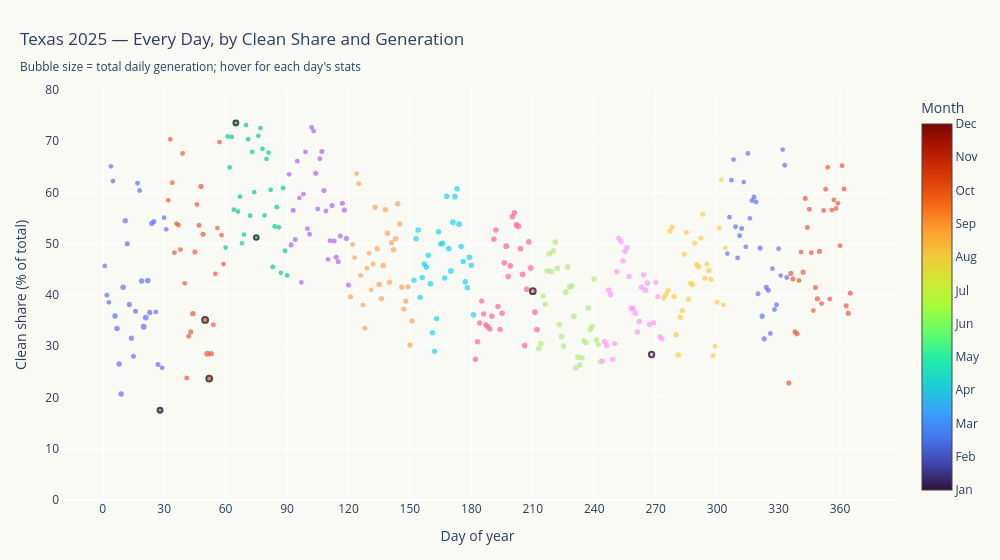

Notebook code for this chart:
### Markdown cell above
## 5. Interactive event browser — every day of 2025 as a point

Each day plotted by clean-share (y) vs day-of-year (x), sized by total generation, colored by month, hover to read the intensity.

### Code cell
daily_plot = daily.copy()
daily_plot['clean_share'] = (daily_plot[['nuclear','hydro','wind','solar']].sum(axis=1)
                             / daily_plot['total_gen']) * 100
daily_plot['doy'] = daily_plot.index.dayofyear
daily_plot['month'] = daily_plot.index.month
daily_plot['month_name'] = daily_plot.index.strftime('%b')

# Mark event days
event_dates = {pd.Timestamp(e['date']) for e in events if pd.Timestamp(e['date']).year == 2025}
daily_plot['is_event'] = daily_plot.index.isin(event_dates)

fig = go.Figure()

for month in range(1, 13):
    sub = daily_plot[daily_plot['month'] == month]
    fig.add_trace(go.Scatter(
        x=sub['doy'], y=sub['clean_share'],
        mode='markers',
        marker=dict(
            size=sub['total_gen'] / 1e5,
            sizemode='area',
            color=month, cmin=1, cmax=12, colorscale='Turbo',
            line=dict(width=sub['is_event'].map({True: 2, False: 0}),
                      color='#000'),
            showscale=(month == 1),
            colorbar=dict(title='Month', tickvals=list(range(1, 13)),
                          ticktext=['Jan','Feb','Mar','Apr','May','Jun',
                                    'Jul','Aug','Sep','Oct','Nov','Dec']) if month == 1 else None,
        ),
        name=['Jan','Feb','Mar','Apr','May','Jun','Jul','Aug','Sep','Oct','Nov','Dec'][month-1],
        text=[idx.strftime('%b %d, %a') for idx in sub.index],
        customdata=np.stack([
            sub['total_gen'].values / 1e3,
            sub['intensity'].values,
            sub['clean_share'].values,
        ], axis=-1),
        hovertemplate=(
            '<b>%{text}</b><br>' +
            'Clean share: %{customdata[2]:.1f}%<br>' +
            'Total gen:   %{customdata[0]:,.0f} GWh<br>' +
            'Intensity:   %{customdata[1]:.3f} tCO2/MWh<extra></extra>'
        ),
        showlegend=False,
    ))

fig.update_layout(
    title={
        'text': 'Texas 2025 — Every Day, by Clean Share and Generation<br>' +
                '<sub>Bubble size = total daily generation; hover for each day\'s stats</sub>',
        'x': 0.02, 'xanchor': 'left',
    },
    xaxis=dict(title='Day of year', dtick=30),
    yaxis=dict(title='Clean share (% of total)', range=[0, max(80, daily_plot['clean_share'].max()+5)]),
    plot_bgcolor='#FAFAF5', paper_bgcolor='#FAFAF5',
    height=560, width=1000,
    margin=dict(l=60, r=30, t=90, b=60),
)

fig.write_html(WEB / 'events.html', include_plotlyjs='cdn', full_html=True)
print(f'Saved {WEB / "events.html"}')
fig.show()

### Figure 1 — Plotly figure (JSON) as saved in the notebook; plotly's stock layout.template omitted (floating-point values rounded to 4 significant figures)
{"data": [{"customdata": [[1103.0, 0.294, 45.67], [1163.0, 0.3358, 39.97], [1122.0, 0.3479, 38.58], [1078.0, 0.202, 65.11], [1144.0, 0.2108, 62.24], [1467.0, 0.3447, 35.91], [1479.0, 0.3597, 33.48], [1500.0, 0.3955, 26.53], [1520.0, 0.4241, 20.68], [1536.0, 0.3205, 41.5], [1404.0, 0.2692, 54.5], [1264.0, 0.3021, 49.99], [1303.0, 0.3517, 38.16], [1336.0, 0.3797, 31.57], [1262.0, 0.395, 28.07], [1248.0, 0.3593, 36.82], [1226.0, 0.2418, 61.81], [1190.0, 0.2269, 60.4], [1498.0, 0.3127, 42.71], [1697.0, 0.36, 33.8], [1673.0, 0.347, 35.59], [1564.0, 0.3004, 42.84], [1421.0, 0.3343, 36.58], [1397.0, 0.2577, 53.96], [1282.0, 0.2676, 54.36], [1175.0, 0.3427, 36.7], [1270.0, 0.386, 26.45], [1212.0, 0.4333, 17.5], [1156.0, 0.3964, 25.8], [1124.0, 0.2524, 55.08], [1132.0, 0.2626, 52.81]], "hovertemplate": "<b>%{text}</b><br>Clean share: %{customdata[2]:.1f}%<br>Total gen:   %{customdata[0]:,.0f} GWh<br>Intensity:   %{customdata[1]:.3f} tCO2/MWh<extra></extra>", "marker": {"cmax": 12, "cmin": 1, "color": 1, "colorbar": {"ticktext": ["Jan", "Feb", "Mar", "Apr", "May", "Jun", "Jul", "Aug", "Sep", "Oct", "Nov", "Dec"], "tickvals": [1, 2, 3, 4, 5, 6, 7, 8, 9, 10, 11, 12], "title": {"text": "Month"}}, "colorscale": [[0.0, "#30123b"], [0.07143, "#4145ab"], [0.1429, "#4675ed"], [0.2143, "#39a2fc"], [0.2857, "#1bcfd4"], [0.3571, "#24eca6"], [0.4286, "#61fc6c"], [0.5, "#a4fc3b"], [0.5714, "#d1e834"], [0.6429, "#f3c63a"], [0.7143, "#fe9b2d"], [0.7857, "#f36315"], [0.8571, "#d93806"], [0.9286, "#b11901"], [1.0, "#7a0402"]], "line": {"color": "#000", "width": [0, 0, 0, 0, 0, 0, 0, 0, 0, 0, 0, 0, 0, 0, 0, 0, 0, 0, 0, 0, 0, 0, 0, 0, 0, 0, 0, 2, 0, 0, 0]}, "showscale": true, "size": [11.03, 11.63, 11.22, 10.78, 11.44, 14.67, 14.79, 15.0, 15.2, 15.36, 14.04, 12.64, 13.03, 13.36, 12.62, 12.48, 12.26, 11.9, 14.98, 16.97, 16.73, 15.64, 14.21, 13.97, 12.82, 11.75, 12.7, 12.12, 11.56, 11.24, 11.32], "sizemode": "area"}, "mode": "markers", "name": "Jan", "showlegend": false, "text": ["Jan 01, Wed", "Jan 02, Thu", "Jan 03, Fri", "Jan 04, Sat", "Jan 05, Sun", "Jan 06, Mon", "Jan 07, Tue", "Jan 08, Wed", "Jan 09, Thu", "Jan 10, Fri", "Jan 11, Sat", "Jan 12, Sun", "Jan 13, Mon", "Jan 14, Tue", "Jan 15, Wed", "Jan 16, Thu", "Jan 17, Fri", "Jan 18, Sat", "Jan 19, Sun", "Jan 20, Mon", "Jan 21, Tue", "Jan 22, Wed", "Jan 23, Thu", "Jan 24, Fri", "Jan 25, Sat", "Jan 26, Sun", "Jan 27, Mon", "Jan 28, Tue", "Jan 29, Wed", "Jan 30, Thu", "Jan 31, Fri"], "type": "scatter", "x": [1, 2, 3, 4, 5, 6, 7, 8, 9, 10, 11, 12, 13, 14, 15, 16, 17, 18, 19, 20, 21, 22, 23, 24, 25, 26, 27, 28, 29, 30, 31], "y": [45.67, 39.97, 38.58, 65.11, 62.24, 35.91, 33.48, 26.53, 20.68, 41.5, 54.5, 49.99, 38.16, 31.57, 28.07, 36.82, 61.81, 60.4, 42.71, 33.8, 35.59, 42.84, 36.58, 53.96, 54.36, 36.7, 26.45, 17.5, 25.8, 55.08, 52.81]}, {"customdata": [[1120.0, 0.2267, 58.47], [1084.0, 0.1754, 70.38], [1129.0, 0.2166, 61.92], [1138.0, 0.2938, 48.29], [1156.0, 0.2644, 53.94], [1158.0, 0.2505, 53.64], [1167.0, 0.2709, 48.85], [1166.0, 0.1834, 67.62], [1135.0, 0.3045, 42.28], [1205.0, 0.4015, 23.8], [1238.0, 0.361, 31.96], [1267.0, 0.3506, 32.83], [1407.0, 0.3317, 36.35], [1319.0, 0.2801, 48.38], [1154.0, 0.2559, 57.66], [1251.0, 0.2617, 53.61], [1301.0, 0.2201, 61.19], [1292.0, 0.2747, 51.87], [1750.0, 0.3524, 35.14], [1725.0, 0.3827, 28.55], [1644.0, 0.4006, 23.69], [1459.0, 0.3715, 28.54], [1231.0, 0.3424, 34.17], [1182.0, 0.2957, 44.13], [1123.0, 0.2496, 53.06], [1119.0, 0.1771, 69.84], [1093.0, 0.2645, 51.67], [1115.0, 0.2954, 46.04]], "hovertemplate": "<b>%{text}</b><br>Clean share: %{customdata[2]:.1f}%<br>Total gen:   %{customdata[0]:,.0f} GWh<br>Intensity:   %{customdata[1]:.3f} tCO2/MWh<extra></extra>", "marker": {"cmax": 12, "cmin": 1, "color": 2, "colorscale": [[0.0, "#30123b"], [0.07143, "#4145ab"], [0.1429, "#4675ed"], [0.2143, "#39a2fc"], [0.2857, "#1bcfd4"], [0.3571, "#24eca6"], [0.4286, "#61fc6c"], [0.5, "#a4fc3b"], [0.5714, "#d1e834"], [0.6429, "#f3c63a"], [0.7143, "#fe9b2d"], [0.7857, "#f36315"], [0.8571, "#d93806"], [0.9286, "#b11901"], [1.0, "#7a0402"]], "line": {"color": "#000", "width": [0, 0, 0, 0, 0, 0, 0, 0, 0, 0, 0, 0, 0, 0, 0, 0, 0, 0, 2, 0, 2, 0, 0, 0, 0, 0, 0, 0]}, "showscale": false, "size": [11.2, 10.84, 11.29, 11.38, 11.56, 11.58, 11.67, 11.66, 11.35, 12.05, 12.38, 12.67, 14.07, 13.19, 11.54, 12.51, 13.01, 12.92, 17.5, 17.25, 16.44, 14.59, 12.31, 11.82, 11.23, 11.19, 10.93, 11.15], "sizemode": "area"}, "mode": "markers", "name": "Feb", "showlegend": false, "text": ["Feb 01, Sat", "Feb 02, Sun", "Feb 03, Mon", "Feb 04, Tue", "Feb 05, Wed", "Feb 06, Thu", "Feb 07, Fri", "Feb 08, Sat", "Feb 09, Sun", "Feb 10, Mon", "Feb 11, Tue", "Feb 12, Wed", "Feb 13, Thu", "Feb 14, Fri", "Feb 15, Sat", "Feb 16, Sun", "Feb 17, Mon", "Feb 18, Tue", "Feb 19, Wed", "Feb 20, Thu", "Feb 21, Fri", "Feb 22, Sat", "Feb 23, Sun", "Feb 24, Mon", "Feb 25, Tue", "Feb 26, Wed", "Feb 27, Thu", "Feb 28, Fri"], "type": "scatter", "x": [32, 33, 34, 35, 36, 37, 38, 39, 40, 41, 42, 43, 44, 45, 46, 47, 48, 49, 50, 51, 52, 53, 54, 55, 56, 57, 58, 59], "y": [58.47, 70.38, 61.92, 48.29, 53.94, 53.64, 48.85, 67.62, 42.28, 23.8, 31.96, 32.83, 36.35, 48.38, 57.66, 53.61, 61.19, 51.87, 35.14, 28.55, 23.69, 28.54, 34.17, 44.13, 53.06, 69.84, 51.67, 46.04]}, {"customdata": [[1078.0, 0.2718, 49.26], [1065.0, 0.1687, 70.95], [1147.0, 0.1944, 64.9], [1109.0, 0.1595, 70.84], [1103.0, 0.2221, 56.65], [1144.0, 0.1484, 73.58], [1133.0, 0.2441, 56.28], [1138.0, 0.2297, 59.19], [1065.0, 0.2775, 50.09], [1143.0, 0.2652, 51.79], [1125.0, 0.1649, 73.15], [1152.0, 0.1823, 70.39], [1177.0, 0.2583, 55.48], [1198.0, 0.1982, 67.9], [1081.0, 0.2374, 60.07], [1048.0, 0.2754, 51.22], [1132.0, 0.1773, 71.05], [1153.0, 0.176, 72.57], [1125.0, 0.1917, 68.52], [1087.0, 0.2511, 55.55], [1115.0, 0.2002, 66.55], [1110.0, 0.1937, 67.79], [1153.0, 0.238, 60.53], [1175.0, 0.3023, 45.46], [1231.0, 0.2632, 53.35], [1197.0, 0.2487, 57.14], [1128.0, 0.2715, 53.2], [1129.0, 0.3162, 44.32], [1188.0, 0.2337, 60.88], [1191.0, 0.2957, 48.62], [1205.0, 0.3131, 43.83]], "hovertemplate": "<b>%{text}</b><br>Clean share: %{customdata[2]:.1f}%<br>Total gen:   %{customdata[0]:,.0f} GWh<br>Intensity:   %{customdata[1]:.3f} tCO2/MWh<extra></extra>", "marker": {"cmax": 12, "cmin": 1, "color": 3, "colorscale": [[0.0, "#30123b"], [0.07143, "#4145ab"], [0.1429, "#4675ed"], [0.2143, "#39a2fc"], [0.2857, "#1bcfd4"], [0.3571, "#24eca6"], [0.4286, "#61fc6c"], [0.5, "#a4fc3b"], [0.5714, "#d1e834"], [0.6429, "#f3c63a"], [0.7143, "#fe9b2d"], [0.7857, "#f36315"], [0.8571, "#d93806"], [0.9286, "#b11901"], [1.0, "#7a0402"]], "line": {"color": "#000", "width": [0, 0, 0, 0, 0, 2, 0, 0, 0, 0, 0, 0, 0, 0, 0, 2, 0, 0, 0, 0, 0, 0, 0, 0, 0, 0, 0, 0, 0, 0, 0]}, "showscale": false, "size": [10.78, 10.65, 11.47, 11.09, 11.03, 11.44, 11.33, 11.38, 10.65, 11.43, 11.25, 11.52, 11.77, 11.98, 10.81, 10.48, 11.32, 11.53, 11.25, 10.87, 11.15, 11.1, 11.53, 11.75, 12.31, 11.97, 11.28, 11.29, 11.88, 11.91, 12.05], "sizemode": "area"}, "mode": "markers", "name": "Mar", "showlegend": false, "text": ["Mar 01, Sat", "Mar 02, Sun", "Mar 03, Mon", "Mar 04, Tue", "Mar 05, Wed", "Mar 06, Thu", "Mar 07, Fri", "Mar 08, Sat", "Mar 09, Sun", "Mar 10, Mon", "Mar 11, Tue", "Mar 12, Wed", "Mar 13, Thu", "Mar 14, Fri", "Mar 15, Sat", "Mar 16, Sun", "Mar 17, Mon", "Mar 18, Tue", "Mar 19, Wed", "Mar 20, Thu", "Mar 21, Fri", "Mar 22, Sat", "Mar 23, Sun", "Mar 24, Mon", "Mar 25, Tue", "Mar 26, Wed", "Mar 27, Thu", "Mar 28, Fri", "Mar 29, Sat", "Mar 30, Sun", "Mar 31, Mon"], "type": "scatter", "x": [60, 61, 62, 63, 64, 65, 66, 67, 68, 69, 70, 71, 72, 73, 74, 75, 76, 77, 78, 79, 80, 81, 82, 83, 84, 85, 86, 87, 88, 89, 90], "y": [49.26, 70.95, 64.9, 70.84, 56.65, 73.58, 56.28, 59.19, 50.09, 51.79, 73.15, 70.39, 55.48, 67.9, 60.07, 51.22, 71.05, 72.57, 68.52, 55.55, 66.55, 67.79, 60.53, 45.46, 53.35, 57.14, 53.2, 44.32, 60.88, 48.62, 43.83]}, {"customdata": [[1215.0, 0.2141, 63.54], [1268.0, 0.2692, 49.78], [1272.0, 0.2275, 56.56], [1254.0, 0.2675, 50.83], [1157.0, 0.2006, 66.11], [1117.0, 0.2315, 58.93], [1128.0, 0.3158, 42.45], [1129.0, 0.2301, 59.68], [1148.0, 0.1965, 67.92], [1199.0, 0.2709, 52.94], [1212.0, 0.2851, 51.87], [1181.0, 0.1704, 72.74], [1235.0, 0.1723, 71.98], [1290.0, 0.2179, 63.75], [1198.0, 0.2451, 56.79], [1234.0, 0.1947, 66.58], [1283.0, 0.1892, 68.01], [1294.0, 0.2156, 60.39], [1217.0, 0.2351, 56.38], [1177.0, 0.2875, 46.94], [1218.0, 0.2652, 50.58], [1293.0, 0.2339, 57.45], [1261.0, 0.2681, 50.54], [1253.0, 0.282, 47.37], [1266.0, 0.2804, 46.5], [1254.0, 0.2503, 51.5], [1281.0, 0.2304, 57.89], [1331.0, 0.2354, 56.58], [1320.0, 0.2591, 51.04], [1282.0, 0.3062, 41.97]], "hovertemplate": "<b>%{text}</b><br>Clean share: %{customdata[2]:.1f}%<br>Total gen:   %{customdata[0]:,.0f} GWh<br>Intensity:   %{customdata[1]:.3f} tCO2/MWh<extra></extra>", "marker": {"cmax": 12, "cmin": 1, "color": 4, "colorscale": [[0.0, "#30123b"], [0.07143, "#4145ab"], [0.1429, "#4675ed"], [0.2143, "#39a2fc"], [0.2857, "#1bcfd4"], [0.3571, "#24eca6"], [0.4286, "#61fc6c"], [0.5, "#a4fc3b"], [0.5714, "#d1e834"], [0.6429, "#f3c63a"], [0.7143, "#fe9b2d"], [0.7857, "#f36315"], [0.8571, "#d93806"], [0.9286, "#b11901"], [1.0, "#7a0402"]], "line": {"color": "#000", "width": [0, 0, 0, 0, 0, 0, 0, 0, 0, 0, 0, 0, 0, 0, 0, 0, 0, 0, 0, 0, 0, 0, 0, 0, 0, 0, 0, 0, 0, 0]}, "showscale": false, "size": [12.15, 12.68, 12.72, 12.54, 11.57, 11.17, 11.28, 11.29, 11.48, 11.99, 12.12, 11.81, 12.35, 12.9, 11.98, 12.34, 12.83, 12.94, 12.17, 11.77, 12.18, 12.93, 12.61, 12.53, 12.66, 12.54, 12.81, 13.31, 13.2, 12.82], "sizemode": "area"}, "mode": "markers", "name": "Apr", "showlegend": false, "text": ["Apr 01, Tue", "Apr 02, Wed", "Apr 03, Thu", "Apr 04, Fri", "Apr 05, Sat", "Apr 06, Sun", "Apr 07, Mon", "Apr 08, Tue", "Apr 09, Wed", "Apr 10, Thu", "Apr 11, Fri", "Apr 12, Sat", "Apr 13, Sun", "Apr 14, Mon", "Apr 15, Tue", "Apr 16, Wed", "Apr 17, Thu", "Apr 18, Fri", "Apr 19, Sat", "Apr 20, Sun", "Apr 21, Mon", "Apr 22, Tue", "Apr 23, Wed", "Apr 24, Thu", "Apr 25, Fri", "Apr 26, Sat", "Apr 27, Sun", "Apr 28, Mon", "Apr 29, Tue", "Apr 30, Wed"], "type": "scatter", "x": [91, 92, 93, 94, 95, 96, 97, 98, 99, 100, 101, 102, 103, 104, 105, 106, 107, 108, 109, 110, 111, 112, 113, 114, 115, 116, 117, 118, 119, 120], "y": [63.54, 49.78, 56.56, 50.83, 66.11, 58.93, 42.45, 59.68, 67.92, 52.94, 51.87, 72.74, 71.98, 63.75, 56.79, 66.58, 68.01, 60.39, 56.38, 46.94, 50.58, 57.45, 50.54, 47.37, 46.5, 51.5, 57.89, 56.58, 51.04, 41.97]}, {"customdata": [[1292.0, 0.3163, 39.66], [1209.0, 0.2597, 49.84], [1125.0, 0.278, 47.3], [1129.0, 0.2015, 63.7], [1166.0, 0.2104, 61.71], [1194.0, 0.2996, 43.83], [1238.0, 0.3235, 38.03], [1235.0, 0.3537, 33.52], [1206.0, 0.2903, 45.23], [1165.0, 0.2816, 48.15], [1125.0, 0.3122, 41.01], [1259.0, 0.2853, 46.03], [1408.0, 0.232, 57.12], [1499.0, 0.2732, 49.01], [1482.0, 0.3045, 42.04], [1488.0, 0.3159, 39.28], [1470.0, 0.2858, 45.78], [1432.0, 0.2352, 56.65], [1483.0, 0.2506, 52.05], [1454.0, 0.2955, 42.5], [1405.0, 0.2567, 50.21], [1499.0, 0.2621, 48.84], [1532.0, 0.2506, 50.98], [1537.0, 0.218, 57.79], [1529.0, 0.2351, 53.83], [1362.0, 0.2994, 41.52], [1364.0, 0.3151, 37.27], [1328.0, 0.3036, 38.8], [1405.0, 0.2881, 41.59], [1334.0, 0.3501, 30.23], [1355.0, 0.3241, 34.94]], "hovertemplate": "<b>%{text}</b><br>Clean share: %{customdata[2]:.1f}%<br>Total gen:   %{customdata[0]:,.0f} GWh<br>Intensity:   %{customdata[1]:.3f} tCO2/MWh<extra></extra>", "marker": {"cmax": 12, "cmin": 1, "color": 5, "colorscale": [[0.0, "#30123b"], [0.07143, "#4145ab"], [0.1429, "#4675ed"], [0.2143, "#39a2fc"], [0.2857, "#1bcfd4"], [0.3571, "#24eca6"], [0.4286, "#61fc6c"], [0.5, "#a4fc3b"], [0.5714, "#d1e834"], [0.6429, "#f3c63a"], [0.7143, "#fe9b2d"], [0.7857, "#f36315"], [0.8571, "#d93806"], [0.9286, "#b11901"], [1.0, "#7a0402"]], "line": {"color": "#000", "width": [0, 0, 0, 0, 0, 0, 0, 0, 0, 0, 0, 0, 0, 0, 0, 0, 0, 0, 0, 0, 0, 0, 0, 0, 0, 0, 0, 0, 0, 0, 0]}, "showscale": false, "size": [12.92, 12.09, 11.25, 11.29, 11.66, 11.94, 12.38, 12.35, 12.06, 11.65, 11.25, 12.59, 14.08, 14.99, 14.82, 14.88, 14.7, 14.32, 14.83, 14.54, 14.05, 14.99, 15.32, 15.37, 15.29, 13.62, 13.64, 13.28, 14.05, 13.34, 13.55], "sizemode": "area"}, "mode": "markers", "name": "May", "showlegend": false, "text": ["May 01, Thu", "May 02, Fri", "May 03, Sat", "May 04, Sun", "May 05, Mon", "May 06, Tue", "May 07, Wed", "May 08, Thu", "May 09, Fri", "May 10, Sat", "May 11, Sun", "May 12, Mon", "May 13, Tue", "May 14, Wed", "May 15, Thu", "May 16, Fri", "May 17, Sat", "May 18, Sun", "May 19, Mon", "May 20, Tue", "May 21, Wed", "May 22, Thu", "May 23, Fri", "May 24, Sat", "May 25, Sun", "May 26, Mon", "May 27, Tue", "May 28, Wed", "May 29, Thu", "May 30, Fri", "May 31, Sat"], "type": "scatter", "x": [121, 122, 123, 124, 125, 126, 127, 128, 129, 130, 131, 132, 133, 134, 135, 136, 137, 138, 139, 140, 141, 142, 143, 144, 145, 146, 147, 148, 149, 150, 151], "y": [39.66, 49.84, 47.3, 63.7, 61.71, 43.83, 38.03, 33.52, 45.23, 48.15, 41.01, 46.03, 57.12, 49.01, 42.04, 39.28, 45.78, 56.65, 52.05, 42.5, 50.21, 48.84, 50.98, 57.79, 53.83, 41.52, 37.27, 38.8, 41.59, 30.23, 34.94]}, {"customdata": [[1411.0, 0.2907, 42.89], [1523.0, 0.2569, 50.95], [1518.0, 0.2516, 52.7], [1445.0, 0.3164, 39.54], [1508.0, 0.3017, 43.4], [1577.0, 0.2837, 46.06], [1553.0, 0.2849, 45.45], [1557.0, 0.2737, 47.74], [1518.0, 0.306, 42.19], [1462.0, 0.3599, 32.66], [1366.0, 0.3749, 29.02], [1345.0, 0.334, 35.39], [1485.0, 0.2421, 52.35], [1511.0, 0.2543, 49.96], [1421.0, 0.2536, 50.1], [1495.0, 0.2914, 43.34], [1576.0, 0.2198, 59.27], [1597.0, 0.2734, 49.04], [1612.0, 0.2952, 44.7], [1626.0, 0.2509, 54.21], [1569.0, 0.2196, 59.19], [1550.0, 0.2098, 60.74], [1598.0, 0.2513, 53.82], [1577.0, 0.272, 49.46], [1516.0, 0.2843, 46.54], [1529.0, 0.3054, 42.56], [1553.0, 0.3159, 41.43], [1566.0, 0.2865, 47.37], [1528.0, 0.2944, 45.8], [1536.0, 0.3439, 36.12]], "hovertemplate": "<b>%{text}</b><br>Clean share: %{customdata[2]:.1f}%<br>Total gen:   %{customdata[0]:,.0f} GWh<br>Intensity:   %{customdata[1]:.3f} tCO2/MWh<extra></extra>", "marker": {"cmax": 12, "cmin": 1, "color": 6, "colorscale": [[0.0, "#30123b"], [0.07143, "#4145ab"], [0.1429, "#4675ed"], [0.2143, "#39a2fc"], [0.2857, "#1bcfd4"], [0.3571, "#24eca6"], [0.4286, "#61fc6c"], [0.5, "#a4fc3b"], [0.5714, "#d1e834"], [0.6429, "#f3c63a"], [0.7143, "#fe9b2d"], [0.7857, "#f36315"], [0.8571, "#d93806"], [0.9286, "#b11901"], [1.0, "#7a0402"]], "line": {"color": "#000", "width": [0, 0, 0, 0, 0, 0, 0, 0, 0, 0, 0, 0, 0, 0, 0, 0, 0, 0, 0, 0, 0, 0, 0, 0, 0, 0, 0, 0, 0, 0]}, "showscale": false, "size": [14.11, 15.23, 15.18, 14.45, 15.08, 15.77, 15.53, 15.57, 15.18, 14.62, 13.66, 13.45, 14.85, 15.11, 14.21, 14.95, 15.76, 15.97, 16.12, 16.26, 15.69, 15.5, 15.98, 15.77, 15.16, 15.29, 15.53, 15.66, 15.28, 15.36], "sizemode": "area"}, "mode": "markers", "name": "Jun", "showlegend": false, "text": ["Jun 01, Sun", "Jun 02, Mon", "Jun 03, Tue", "Jun 04, Wed", "Jun 05, Thu", "Jun 06, Fri", "Jun 07, Sat", "Jun 08, Sun", "Jun 09, Mon", "Jun 10, Tue", "Jun 11, Wed", "Jun 12, Thu", "Jun 13, Fri", "Jun 14, Sat", "Jun 15, Sun", "Jun 16, Mon", "Jun 17, Tue", "Jun 18, Wed", "Jun 19, Thu", "Jun 20, Fri", "Jun 21, Sat", "Jun 22, Sun", "Jun 23, Mon", "Jun 24, Tue", "Jun 25, Wed", "Jun 26, Thu", "Jun 27, Fri", "Jun 28, Sat", "Jun 29, Sun", "Jun 30, Mon"], "type": "scatter", "x": [152, 153, 154, 155, 156, 157, 158, 159, 160, 161, 162, 163, 164, 165, 166, 167, 168, 169, 170, 171, 172, 173, 174, 175, 176, 177, 178, 179, 180, 181], "y": [42.89, 50.95, 52.7, 39.54, 43.4, 46.06, 45.45, 47.74, 42.19, 32.66, 29.02, 35.39, 52.35, 49.96, 50.1, 43.34, 59.27, 49.04, 44.7, 54.21, 59.19, 60.74, 53.82, 49.46, 46.54, 42.56, 41.43, 47.37, 45.8, 36.12]}, {"customdata": [[1499.0, 0.3847, 27.48], [1529.0, 0.3656, 30.87], [1449.0, 0.3463, 34.53], [1402.0, 0.3202, 38.82], [1391.0, 0.3363, 36.3], [1424.0, 0.3488, 34.21], [1519.0, 0.348, 33.85], [1513.0, 0.3472, 33.37], [1483.0, 0.3318, 35.86], [1543.0, 0.26, 50.87], [1562.0, 0.2495, 52.69], [1516.0, 0.3191, 37.73], [1444.0, 0.3377, 33.29], [1519.0, 0.3306, 36.44], [1590.0, 0.2855, 46.28], [1608.0, 0.2721, 49.53], [1593.0, 0.3058, 43.59], [1587.0, 0.2946, 45.69], [1591.0, 0.246, 55.26], [1592.0, 0.2425, 56.03], [1644.0, 0.2557, 53.67], [1650.0, 0.2545, 53.41], [1662.0, 0.2766, 49.04], [1678.0, 0.2976, 44.04], [1602.0, 0.3711, 30.13], [1564.0, 0.301, 41.14], [1569.0, 0.2495, 50.36], [1658.0, 0.2802, 45.27], [1662.0, 0.3003, 40.76], [1637.0, 0.3207, 36.65], [1664.0, 0.3423, 33.26]], "hovertemplate": "<b>%{text}</b><br>Clean share: %{customdata[2]:.1f}%<br>Total gen:   %{customdata[0]:,.0f} GWh<br>Intensity:   %{customdata[1]:.3f} tCO2/MWh<extra></extra>", "marker": {"cmax": 12, "cmin": 1, "color": 7, "colorscale": [[0.0, "#30123b"], [0.07143, "#4145ab"], [0.1429, "#4675ed"], [0.2143, "#39a2fc"], [0.2857, "#1bcfd4"], [0.3571, "#24eca6"], [0.4286, "#61fc6c"], [0.5, "#a4fc3b"], [0.5714, "#d1e834"], [0.6429, "#f3c63a"], [0.7143, "#fe9b2d"], [0.7857, "#f36315"], [0.8571, "#d93806"], [0.9286, "#b11901"], [1.0, "#7a0402"]], "line": {"color": "#000", "width": [0, 0, 0, 0, 0, 0, 0, 0, 0, 0, 0, 0, 0, 0, 0, 0, 0, 0, 0, 0, 0, 0, 0, 0, 0, 0, 0, 0, 2, 0, 0]}, "showscale": false, "size": [14.99, 15.29, 14.49, 14.02, 13.91, 14.24, 15.19, 15.13, 14.83, 15.43, 15.62, 15.16, 14.44, 15.19, 15.9, 16.08, 15.93, 15.87, 15.91, 15.92, 16.44, 16.5, 16.62, 16.78, 16.02, 15.64, 15.69, 16.58, 16.62, 16.37, 16.64], "sizemode": "area"}, "mode": "markers", "name": "Jul", "showlegend": false, "text": ["Jul 01, Tue", "Jul 02, Wed", "Jul 03, Thu", "Jul 04, Fri", "Jul 05, Sat", "Jul 06, Sun", "Jul 07, Mon", "Jul 08, Tue", "Jul 09, Wed", "Jul 10, Thu", "Jul 11, Fri", "Jul 12, Sat", "Jul 13, Sun", "Jul 14, Mon", "Jul 15, Tue", "Jul 16, Wed", "Jul 17, Thu", "Jul 18, Fri", "Jul 19, Sat", "Jul 20, Sun", "Jul 21, Mon", "Jul 22, Tue", "Jul 23, Wed", "Jul 24, Thu", "Jul 25, Fri", "Jul 26, Sat", "Jul 27, Sun", "Jul 28, Mon", "Jul 29, Tue", "Jul 30, Wed", "Jul 31, Thu"], "type": "scatter", "x": [182, 183, 184, 185, 186, 187, 188, 189, 190, 191, 192, 193, 194, 195, 196, 197, 198, 199, 200, 201, 202, 203, 204, 205, 206, 207, 208, 209, 210, 211, 212], "y": [27.48, 30.87, 34.53, 38.82, 36.3, 34.21, 33.85, 33.37, 35.86, 50.87, 52.69, 37.73, 33.29, 36.44, 46.28, 49.53, 43.59, 45.69, 55.26, 56.03, 53.67, 53.41, 49.04, 44.04, 30.13, 41.14, 50.36, 45.27, 40.76, 36.65, 33.26]}, {"customdata": [[1647.0, 0.3612, 29.58], [1553.0, 0.361, 30.55], [1550.0, 0.3126, 39.82], [1546.0, 0.3166, 38.19], [1603.0, 0.2819, 44.7], [1647.0, 0.2658, 48.03], [1677.0, 0.2881, 44.58], [1697.0, 0.2695, 48.59], [1666.0, 0.2616, 50.33], [1633.0, 0.2881, 45.22], [1664.0, 0.345, 34.23], [1638.0, 0.3552, 31.88], [1627.0, 0.3677, 30.03], [1696.0, 0.3125, 40.54], [1684.0, 0.2841, 45.47], [1630.0, 0.3039, 41.57], [1654.0, 0.3016, 41.8], [1706.0, 0.3406, 35.82], [1666.0, 0.3917, 25.82], [1602.0, 0.3786, 27.87], [1604.0, 0.3825, 26.33], [1563.0, 0.3742, 27.75], [1537.0, 0.3578, 31.0], [1576.0, 0.3602, 30.74], [1632.0, 0.3176, 37.45], [1578.0, 0.3435, 33.31], [1595.0, 0.3445, 33.85], [1664.0, 0.289, 43.11], [1579.0, 0.3572, 31.27], [1484.0, 0.3596, 30.33], [1411.0, 0.3744, 27.01]], "hovertemplate": "<b>%{text}</b><br>Clean share: %{customdata[2]:.1f}%<br>Total gen:   %{customdata[0]:,.0f} GWh<br>Intensity:   %{customdata[1]:.3f} tCO2/MWh<extra></extra>", "marker": {"cmax": 12, "cmin": 1, "color": 8, "colorscale": [[0.0, "#30123b"], [0.07143, "#4145ab"], [0.1429, "#4675ed"], [0.2143, "#39a2fc"], [0.2857, "#1bcfd4"], [0.3571, "#24eca6"], [0.4286, "#61fc6c"], [0.5, "#a4fc3b"], [0.5714, "#d1e834"], [0.6429, "#f3c63a"], [0.7143, "#fe9b2d"], [0.7857, "#f36315"], [0.8571, "#d93806"], [0.9286, "#b11901"], [1.0, "#7a0402"]], "line": {"color": "#000", "width": [0, 0, 0, 0, 0, 0, 0, 0, 0, 0, 0, 0, 0, 0, 0, 0, 0, 0, 0, 0, 0, 0, 0, 0, 0, 0, 0, 0, 0, 0, 0]}, "showscale": false, "size": [16.47, 15.53, 15.5, 15.46, 16.03, 16.47, 16.77, 16.97, 16.66, 16.33, 16.64, 16.38, 16.27, 16.96, 16.84, 16.3, 16.54, 17.06, 16.66, 16.02, 16.04, 15.63, 15.37, 15.76, 16.32, 15.78, 15.95, 16.64, 15.79, 14.84, 14.11], "sizemode": "area"}, "mode": "markers", "name": "Aug", "showlegend": false, "text": ["Aug 01, Fri", "Aug 02, Sat", "Aug 03, Sun", "Aug 04, Mon", "Aug 05, Tue", "Aug 06, Wed", "Aug 07, Thu", "Aug 08, Fri", "Aug 09, Sat", "Aug 10, Sun", "Aug 11, Mon", "Aug 12, Tue", "Aug 13, Wed", "Aug 14, Thu", "Aug 15, Fri", "Aug 16, Sat", "Aug 17, Sun", "Aug 18, Mon", "Aug 19, Tue", "Aug 20, Wed", "Aug 21, Thu", "Aug 22, Fri", "Aug 23, Sat", "Aug 24, Sun", "Aug 25, Mon", "Aug 26, Tue", "Aug 27, Wed", "Aug 28, Thu", "Aug 29, Fri", "Aug 30, Sat", "Aug 31, Sun"], "type": "scatter", "x": [213, 214, 215, 216, 217, 218, 219, 220, 221, 222, 223, 224, 225, 226, 227, 228, 229, 230, 231, 232, 233, 234, 235, 236, 237, 238, 239, 240, 241, 242, 243], "y": [29.58, 30.55, 39.82, 38.19, 44.7, 48.03, 44.58, 48.59, 50.33, 45.22, 34.23, 31.88, 30.03, 40.54, 45.47, 41.57, 41.8, 35.82, 25.82, 27.87, 26.33, 27.75, 31.0, 30.74, 37.45, 33.31, 33.85, 43.11, 31.27, 30.33, 27.01]}, {"customdata": [[1459.0, 0.3747, 27.08], [1541.0, 0.3552, 30.94], [1558.0, 0.3634, 30.11], [1574.0, 0.3038, 40.97], [1603.0, 0.3139, 40.08], [1412.0, 0.3813, 27.46], [1329.0, 0.3619, 30.53], [1381.0, 0.2857, 44.55], [1395.0, 0.2571, 51.11], [1457.0, 0.2676, 50.43], [1530.0, 0.2835, 46.62], [1557.0, 0.2703, 48.54], [1498.0, 0.2693, 49.26], [1482.0, 0.2983, 43.62], [1536.0, 0.3307, 37.37], [1522.0, 0.3284, 37.35], [1530.0, 0.333, 36.43], [1533.0, 0.3543, 32.76], [1535.0, 0.3415, 34.85], [1502.0, 0.3067, 41.51], [1511.0, 0.2962, 43.95], [1594.0, 0.3139, 40.95], [1630.0, 0.3066, 42.32], [1526.0, 0.3522, 34.23], [1442.0, 0.3816, 28.39], [1412.0, 0.3502, 34.59], [1364.0, 0.3, 42.42], [1341.0, 0.3155, 39.66], [1378.0, 0.358, 31.89], [1436.0, 0.3617, 31.46]], "hovertemplate": "<b>%{text}</b><br>Clean share: %{customdata[2]:.1f}%<br>Total gen:   %{customdata[0]:,.0f} GWh<br>Intensity:   %{customdata[1]:.3f} tCO2/MWh<extra></extra>", "marker": {"cmax": 12, "cmin": 1, "color": 9, "colorscale": [[0.0, "#30123b"], [0.07143, "#4145ab"], [0.1429, "#4675ed"], [0.2143, "#39a2fc"], [0.2857, "#1bcfd4"], [0.3571, "#24eca6"], [0.4286, "#61fc6c"], [0.5, "#a4fc3b"], [0.5714, "#d1e834"], [0.6429, "#f3c63a"], [0.7143, "#fe9b2d"], [0.7857, "#f36315"], [0.8571, "#d93806"], [0.9286, "#b11901"], [1.0, "#7a0402"]], "line": {"color": "#000", "width": [0, 0, 0, 0, 0, 0, 0, 0, 0, 0, 0, 0, 0, 0, 0, 0, 0, 0, 0, 0, 0, 0, 0, 0, 2, 0, 0, 0, 0, 0]}, "showscale": false, "size": [14.59, 15.41, 15.58, 15.74, 16.03, 14.12, 13.29, 13.81, 13.95, 14.57, 15.3, 15.57, 14.98, 14.82, 15.36, 15.22, 15.3, 15.33, 15.35, 15.02, 15.11, 15.94, 16.3, 15.26, 14.42, 14.12, 13.64, 13.41, 13.78, 14.36], "sizemode": "area"}, "mode": "markers", "name": "Sep", "showlegend": false, "text": ["Sep 01, Mon", "Sep 02, Tue", "Sep 03, Wed", "Sep 04, Thu", "Sep 05, Fri", "Sep 06, Sat", "Sep 07, Sun", "Sep 08, Mon", "Sep 09, Tue", "Sep 10, Wed", "Sep 11, Thu", "Sep 12, Fri", "Sep 13, Sat", "Sep 14, Sun", "Sep 15, Mon", "Sep 16, Tue", "Sep 17, Wed", "Sep 18, Thu", "Sep 19, Fri", "Sep 20, Sat", "Sep 21, Sun", "Sep 22, Mon", "Sep 23, Tue", "Sep 24, Wed", "Sep 25, Thu", "Sep 26, Fri", "Sep 27, Sat", "Sep 28, Sun", "Sep 29, Mon", "Sep 30, Tue"], "type": "scatter", "x": [244, 245, 246, 247, 248, 249, 250, 251, 252, 253, 254, 255, 256, 257, 258, 259, 260, 261, 262, 263, 264, 265, 266, 267, 268, 269, 270, 271, 272, 273], "y": [27.08, 30.94, 30.11, 40.97, 40.08, 27.46, 30.53, 44.55, 51.11, 50.43, 46.62, 48.54, 49.26, 43.62, 37.37, 37.35, 36.43, 32.76, 34.85, 41.51, 43.95, 40.95, 42.32, 34.23, 28.39, 34.59, 42.42, 39.66, 31.89, 31.46]}, {"customdata": [[1446.0, 0.3255, 39.41], [1463.0, 0.3255, 40.09], [1461.0, 0.3212, 40.92], [1387.0, 0.2693, 52.5], [1407.0, 0.2626, 53.25], [1477.0, 0.3282, 39.69], [1497.0, 0.3679, 32.25], [1480.0, 0.3891, 28.3], [1468.0, 0.3428, 35.66], [1392.0, 0.34, 36.96], [1325.0, 0.2879, 47.96], [1322.0, 0.2666, 52.23], [1390.0, 0.3281, 39.17], [1377.0, 0.3052, 42.27], [1361.0, 0.3042, 42.01], [1333.0, 0.2625, 50.15], [1400.0, 0.2871, 45.92], [1388.0, 0.289, 45.5], [1258.0, 0.2623, 51.11], [1343.0, 0.2418, 55.81], [1363.0, 0.3054, 43.29], [1264.0, 0.2936, 46.05], [1310.0, 0.2948, 44.8], [1314.0, 0.3034, 43.05], [1204.0, 0.3844, 28.21], [1204.0, 0.3797, 30.01], [1303.0, 0.3356, 38.57], [1298.0, 0.2609, 53.1], [1133.0, 0.2132, 62.52], [1126.0, 0.3333, 38.07], [1135.0, 0.2768, 49.21]], "hovertemplate": "<b>%{text}</b><br>Clean share: %{customdata[2]:.1f}%<br>Total gen:   %{customdata[0]:,.0f} GWh<br>Intensity:   %{customdata[1]:.3f} tCO2/MWh<extra></extra>", "marker": {"cmax": 12, "cmin": 1, "color": 10, "colorscale": [[0.0, "#30123b"], [0.07143, "#4145ab"], [0.1429, "#4675ed"], [0.2143, "#39a2fc"], [0.2857, "#1bcfd4"], [0.3571, "#24eca6"], [0.4286, "#61fc6c"], [0.5, "#a4fc3b"], [0.5714, "#d1e834"], [0.6429, "#f3c63a"], [0.7143, "#fe9b2d"], [0.7857, "#f36315"], [0.8571, "#d93806"], [0.9286, "#b11901"], [1.0, "#7a0402"]], "line": {"color": "#000", "width": [0, 0, 0, 0, 0, 0, 0, 0, 0, 0, 0, 0, 0, 0, 0, 0, 0, 0, 0, 0, 0, 0, 0, 0, 0, 0, 0, 0, 0, 0, 0]}, "showscale": false, "size": [14.46, 14.63, 14.61, 13.87, 14.07, 14.77, 14.97, 14.8, 14.68, 13.92, 13.25, 13.22, 13.9, 13.77, 13.61, 13.33, 14.0, 13.88, 12.58, 13.43, 13.63, 12.64, 13.1, 13.14, 12.04, 12.04, 13.03, 12.98, 11.33, 11.26, 11.35], "sizemode": "area"}, "mode": "markers", "name": "Oct", "showlegend": false, "text": ["Oct 01, Wed", "Oct 02, Thu", "Oct 03, Fri", "Oct 04, Sat", "Oct 05, Sun", "Oct 06, Mon", "Oct 07, Tue", "Oct 08, Wed", "Oct 09, Thu", "Oct 10, Fri", "Oct 11, Sat", "Oct 12, Sun", "Oct 13, Mon", "Oct 14, Tue", "Oct 15, Wed", "Oct 16, Thu", "Oct 17, Fri", "Oct 18, Sat", "Oct 19, Sun", "Oct 20, Mon", "Oct 21, Tue", "Oct 22, Wed", "Oct 23, Thu", "Oct 24, Fri", "Oct 25, Sat", "Oct 26, Sun", "Oct 27, Mon", "Oct 28, Tue", "Oct 29, Wed", "Oct 30, Thu", "Oct 31, Fri"], "type": "scatter", "x": [274, 275, 276, 277, 278, 279, 280, 281, 282, 283, 284, 285, 286, 287, 288, 289, 290, 291, 292, 293, 294, 295, 296, 297, 298, 299, 300, 301, 302, 303, 304], "y": [39.41, 40.09, 40.92, 52.5, 53.25, 39.69, 32.25, 28.3, 35.66, 36.96, 47.96, 52.23, 39.17, 42.27, 42.01, 50.15, 45.92, 45.5, 51.11, 55.81, 43.29, 46.05, 44.8, 43.05, 28.21, 30.01, 38.57, 53.1, 62.52, 38.07, 49.21]}, {"customdata": [[1085.0, 0.3002, 48.08], [1125.0, 0.2509, 55.18], [1151.0, 0.2111, 62.4], [1168.0, 0.1978, 66.42], [1212.0, 0.2717, 53.3], [1230.0, 0.3, 47.25], [1241.0, 0.2739, 51.56], [1207.0, 0.2658, 52.96], [1123.0, 0.2162, 62.05], [1186.0, 0.284, 49.4], [1209.0, 0.1896, 67.6], [1196.0, 0.2571, 54.95], [1231.0, 0.2374, 58.42], [1253.0, 0.231, 59.13], [1242.0, 0.2329, 58.14], [1239.0, 0.3154, 40.25], [1329.0, 0.2743, 49.16], [1334.0, 0.3442, 35.87], [1330.0, 0.3632, 31.45], [1295.0, 0.3152, 41.53], [1269.0, 0.3201, 40.92], [1171.0, 0.3644, 32.48], [1132.0, 0.3003, 45.13], [1207.0, 0.339, 37.18], [1213.0, 0.3329, 38.09], [1171.0, 0.2768, 49.03], [1125.0, 0.3086, 43.8], [1129.0, 0.1861, 68.38], [1141.0, 0.2094, 65.32], [1207.0, 0.2974, 43.42]], "hovertemplate": "<b>%{text}</b><br>Clean share: %{customdata[2]:.1f}%<br>Total gen:   %{customdata[0]:,.0f} GWh<br>Intensity:   %{customdata[1]:.3f} tCO2/MWh<extra></extra>", "marker": {"cmax": 12, "cmin": 1, "color": 11, "colorscale": [[0.0, "#30123b"], [0.07143, "#4145ab"], [0.1429, "#4675ed"], [0.2143, "#39a2fc"], [0.2857, "#1bcfd4"], [0.3571, "#24eca6"], [0.4286, "#61fc6c"], [0.5, "#a4fc3b"], [0.5714, "#d1e834"], [0.6429, "#f3c63a"], [0.7143, "#fe9b2d"], [0.7857, "#f36315"], [0.8571, "#d93806"], [0.9286, "#b11901"], [1.0, "#7a0402"]], "line": {"color": "#000", "width": [0, 0, 0, 0, 0, 0, 0, 0, 0, 0, 0, 0, 0, 0, 0, 0, 0, 0, 0, 0, 0, 0, 0, 0, 0, 0, 0, 0, 0, 0]}, "showscale": false, "size": [10.85, 11.25, 11.51, 11.68, 12.12, 12.3, 12.41, 12.07, 11.23, 11.86, 12.09, 11.96, 12.31, 12.53, 12.42, 12.39, 13.29, 13.34, 13.3, 12.95, 12.69, 11.71, 11.32, 12.07, 12.13, 11.71, 11.25, 11.29, 11.41, 12.07], "sizemode": "area"}, "mode": "markers", "name": "Nov", "showlegend": false, "text": ["Nov 01, Sat", "Nov 02, Sun", "Nov 03, Mon", "Nov 04, Tue", "Nov 05, Wed", "Nov 06, Thu", "Nov 07, Fri", "Nov 08, Sat", "Nov 09, Sun", "Nov 10, Mon", "Nov 11, Tue", "Nov 12, Wed", "Nov 13, Thu", "Nov 14, Fri", "Nov 15, Sat", "Nov 16, Sun", "Nov 17, Mon", "Nov 18, Tue", "Nov 19, Wed", "Nov 20, Thu", "Nov 21, Fri", "Nov 22, Sat", "Nov 23, Sun", "Nov 24, Mon", "Nov 25, Tue", "Nov 26, Wed", "Nov 27, Thu", "Nov 28, Fri", "Nov 29, Sat", "Nov 30, Sun"], "type": "scatter", "x": [305, 306, 307, 308, 309, 310, 311, 312, 313, 314, 315, 316, 317, 318, 319, 320, 321, 322, 323, 324, 325, 326, 327, 328, 329, 330, 331, 332, 333, 334], "y": [48.08, 55.18, 62.4, 66.42, 53.3, 47.25, 51.56, 52.96, 62.05, 49.4, 67.6, 54.95, 58.42, 59.13, 58.14, 40.25, 49.16, 35.87, 31.45, 41.53, 40.92, 32.48, 45.13, 37.18, 38.09, 49.03, 43.8, 68.38, 65.32, 43.42]}, {"customdata": [[1306.0, 0.3943, 22.82], [1333.0, 0.2992, 44.21], [1280.0, 0.3127, 43.12], [1294.0, 0.3598, 32.82], [1296.0, 0.3541, 32.42], [1206.0, 0.3099, 42.82], [1187.0, 0.295, 48.37], [1293.0, 0.2998, 44.46], [1285.0, 0.2225, 58.82], [1219.0, 0.246, 53.19], [1241.0, 0.2225, 56.72], [1211.0, 0.266, 48.23], [1172.0, 0.321, 36.96], [1265.0, 0.3133, 41.45], [1375.0, 0.3179, 39.27], [1281.0, 0.269, 48.51], [1171.0, 0.3203, 38.33], [1186.0, 0.2336, 56.48], [1231.0, 0.2188, 60.65], [1182.0, 0.2008, 64.91], [1152.0, 0.3364, 39.2], [1211.0, 0.249, 56.56], [1233.0, 0.2458, 58.53], [1202.0, 0.2421, 56.89], [1141.0, 0.2258, 57.88], [1197.0, 0.2694, 49.63], [1213.0, 0.1936, 65.23], [1190.0, 0.2222, 60.67], [1310.0, 0.3332, 37.89], [1320.0, 0.3329, 36.44], [1269.0, 0.3143, 40.35]], "hovertemplate": "<b>%{text}</b><br>Clean share: %{customdata[2]:.1f}%<br>Total gen:   %{customdata[0]:,.0f} GWh<br>Intensity:   %{customdata[1]:.3f} tCO2/MWh<extra></extra>", "marker": {"cmax": 12, "cmin": 1, "color": 12, "colorscale": [[0.0, "#30123b"], [0.07143, "#4145ab"], [0.1429, "#4675ed"], [0.2143, "#39a2fc"], [0.2857, "#1bcfd4"], [0.3571, "#24eca6"], [0.4286, "#61fc6c"], [0.5, "#a4fc3b"], [0.5714, "#d1e834"], [0.6429, "#f3c63a"], [0.7143, "#fe9b2d"], [0.7857, "#f36315"], [0.8571, "#d93806"], [0.9286, "#b11901"], [1.0, "#7a0402"]], "line": {"color": "#000", "width": [0, 0, 0, 0, 0, 0, 0, 0, 0, 0, 0, 0, 0, 0, 0, 0, 0, 0, 0, 0, 0, 0, 0, 0, 0, 0, 0, 0, 0, 0, 0]}, "showscale": false, "size": [13.06, 13.33, 12.8, 12.94, 12.96, 12.06, 11.87, 12.93, 12.85, 12.19, 12.41, 12.11, 11.72, 12.65, 13.75, 12.81, 11.71, 11.86, 12.31, 11.82, 11.52, 12.11, 12.33, 12.02, 11.41, 11.97, 12.13, 11.9, 13.1, 13.2, 12.69], "sizemode": "area"}, "mode": "markers", "name": "Dec", "showlegend": false, "text": ["Dec 01, Mon", "Dec 02, Tue", "Dec 03, Wed", "Dec 04, Thu", "Dec 05, Fri", "Dec 06, Sat", "Dec 07, Sun", "Dec 08, Mon", "Dec 09, Tue", "Dec 10, Wed", "Dec 11, Thu", "Dec 12, Fri", "Dec 13, Sat", "Dec 14, Sun", "Dec 15, Mon", "Dec 16, Tue", "Dec 17, Wed", "Dec 18, Thu", "Dec 19, Fri", "Dec 20, Sat", "Dec 21, Sun", "Dec 22, Mon", "Dec 23, Tue", "Dec 24, Wed", "Dec 25, Thu", "Dec 26, Fri", "Dec 27, Sat", "Dec 28, Sun", "Dec 29, Mon", "Dec 30, Tue", "Dec 31, Wed"], "type": "scatter", "x": [335, 336, 337, 338, 339, 340, 341, 342, 343, 344, 345, 346, 347, 348, 349, 350, 351, 352, 353, 354, 355, 356, 357, 358, 359, 360, 361, 362, 363, 364, 365], "y": [22.82, 44.21, 43.12, 32.82, 32.42, 42.82, 48.37, 44.46, 58.82, 53.19, 56.72, 48.23, 36.96, 41.45, 39.27, 48.51, 38.33, 56.48, 60.65, 64.91, 39.2, 56.56, 58.53, 56.89, 57.88, 49.63, 65.23, 60.67, 37.89, 36.44, 40.35]}], "layout": {"height": 560, "margin": {"b": 60, "l": 60, "r": 30, "t": 90}, "paper_bgcolor": "#FAFAF5", "plot_bgcolor": "#FAFAF5", "title": {"text": "Texas 2025 — Every Day, by Clean Share and Generation<br><sub>Bubble size = total daily generation; hover for each day's stats</sub>", "x": 0.02, "xanchor": "left"}, "width": 1000, "xaxis": {"dtick": 30, "title": {"text": "Day of year"}}, "yaxis": {"range": [0, 80], "title": {"text": "Clean share (% of total)"}}}}
